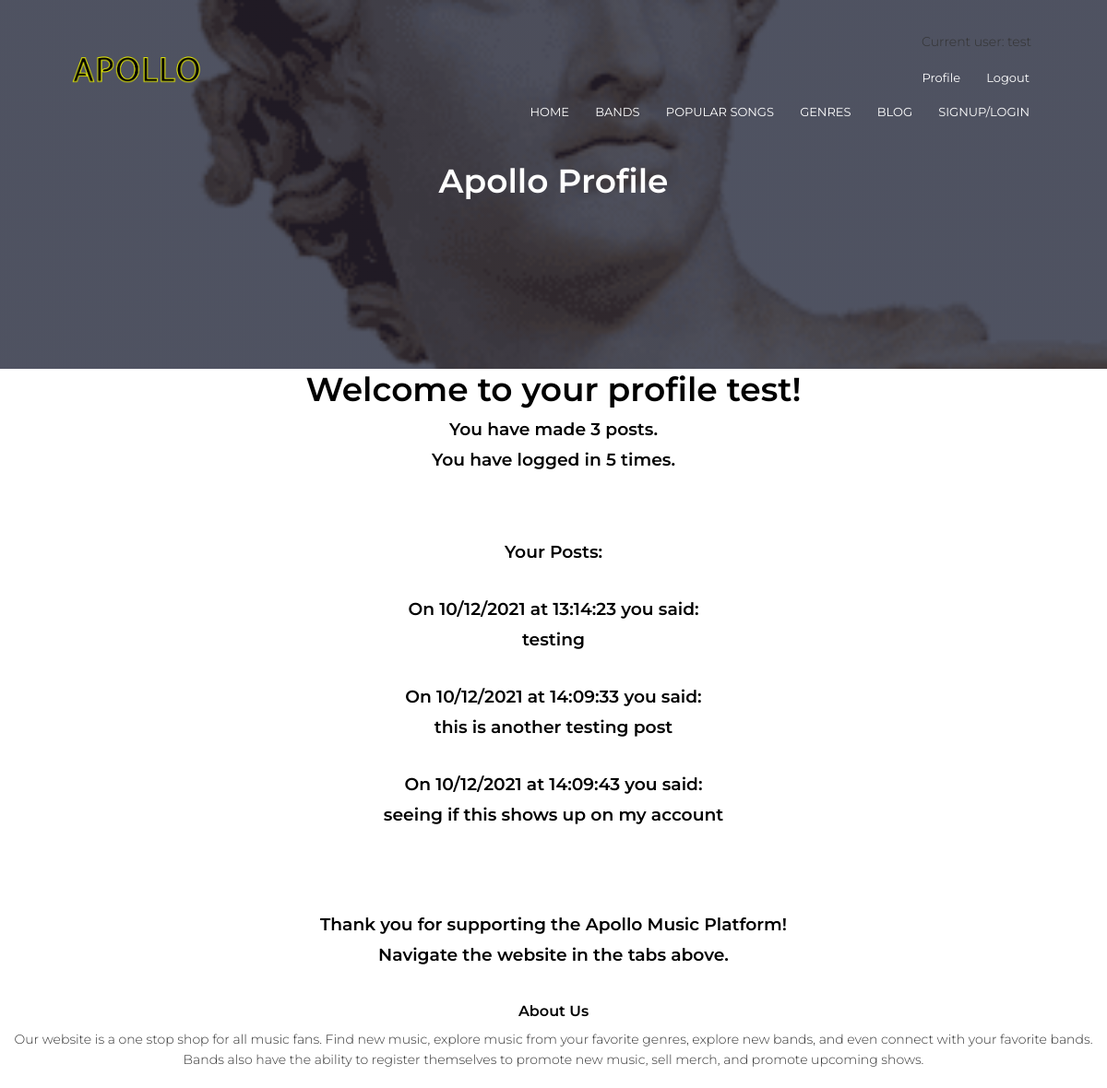
Before: /profile (signed in) with the older database file.
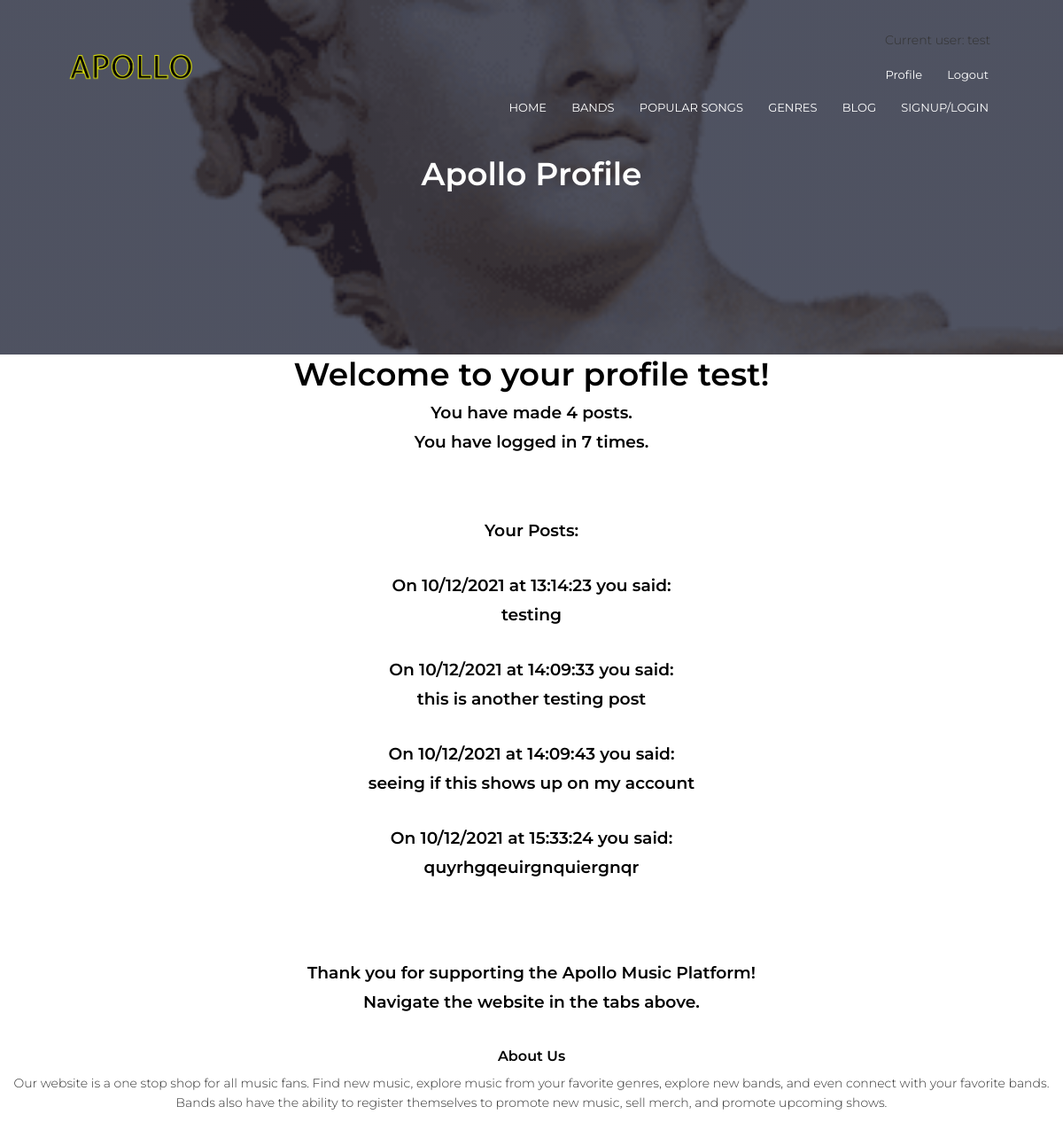
After: the same page with the newer database file.
### models.py (models this page shows)
class User(UserMixin, db.Model):
    __tablename__ = 'user'
    id = db.Column(db.Integer, primary_key=True)
    email = db.Column(db.String(100), unique=True)
    password = db.Column(db.String(100))
    name = db.Column(db.String(100))
    account_type = db.Column(db.String(100))
    num_logins = db.Column(db.Integer)
    num_posts = db.Column(db.Integer)

class Blog(db.Model):
    __tablename__ = 'blog'
    id = db.Column(db.Integer, primary_key=True)
    user_id = db.Column(db.Integer)
    date = db.Column(db.String(100))
    time = db.Column(db.String(100))
    post = db.Column(db.String(300))

### main.py (the view)
@main.route('/profile')
def reg_profile():
    return render_template('profile.html', blog=Blog)

### __init__.py (called while the page is built)
def create_app():
    app = Flask(__name__)
    app.config['SECRET_KEY'] = 'secret-key-goes-here'
    app.config['SQLALCHEMY_DATABASE_URI'] = 'sqlite:///db.sqlite'
    db.init_app(app)
    from .auth import auth as auth_blueprint
    app.register_blueprint(auth_blueprint)
    from .main import main as main_blueprint
    app.register_blueprint(main_blueprint)
    login_manager = LoginManager()
    login_manager.login_view = 'auth.login'
    login_manager.init_app(app)
    from .models import User
    @login_manager.user_loader
    def load_user(id):
        if User.query.get(int(id)):
            return User.query.get(int(id))
    with app.app_context():
        db.create_all()
        db.session.commit()
    return app

### templates/profile.html (shortened to what this page needs)
{% extends "header.html" %}
	{% block title %} Apollo Profile {% endblock %}
{% block content %}
<section>
	{% if current_user.is_authenticated %}
		<h1 class="title" style="text-align: center"> Welcome to your profile {{ current_user.name }}!</h1>
		<h3>You have made {{ current_user.num_posts }} posts.</h3>
		<h3>You have logged in {{ current_user.num_logins }} times.</h3>
		<br><br><br>
		{% if current_user.num_posts > 0 %}
			<h3>Your Posts:</h3>
			<br>
			{% for post in blog.query.filter_by(user_id=current_user.id) %}
				<h3>On {{ post.date }} at {{ post.time }} you said:</h3>
				<h3>{{ post.post }}</h3>
				<br>
			{% endfor %}
		{% endif%}
		<br><br><br>
		<h3>Thank you for supporting the Apollo Music Platform!</h3>
		<h3>Navigate the website in the tabs above.</h3>
	{% endif %}
</section>
{% endblock %}

### templates/header.html (shortened to what this page needs)
<!DOCTYPE html>
<html>
<head>
    <link rel="stylesheet" href="https://stackpath.bootstrapcdn.com/font-awesome/4.7.0/css/font-awesome.min.css">
    <section class="sub-header">
        <nav>
            <a href="{{ url_for('main.index') }}"><img src="{{ url_for('static', filename='images/logo.png') }}" width="100" heigth="40" ></a>
            <div class="nav-links" id="navLinks">
            {% if current_user.is_authenticated %}
                <p>Current user: {{current_user.name }}</p>
                <ul>
                    <li><a href="{{ url_for('main.reg_profile') }}">Profile</a></li>
                    <li><a href="{{ url_for('auth.logout') }}">Logout</a></li>
                </ul>
            {% endif %}
                <ul>
                    <li><a href="{{ url_for('main.index') }}">HOME</a></li>
                    <li><a href="{{ url_for('main.bands') }}">BANDS</a></li>
                    <li><a href="{{ url_for('main.popular') }}">POPULAR SONGS</a></li>
                    <li><a href="{{ url_for('main.genres') }}">GENRES</a></li>
                    <li><a href="{{ url_for('main.blog') }}">BLOG</a></li>
                    <li><a href="{{ url_for('main.singup_login_redir') }}">SIGNUP/LOGIN</a></li>
                </ul>
            </div>
        </nav>
        <h1>{% block title %} {% endblock %}</h1>
    </section>
</head>
<body>
    {% block content %} {% endblock %}
<section class="footer">
    <h4>About Us</h4>
    <p>Our website is a one stop shop for all music fans. Find new music, explore music from your favorite genres, explore new bands, and even connect with your favorite bands. Bands also have the ability to register themselves to promote new music, sell merch, and promote upcoming shows.</p>
</section>
</body>
</html>

Changed rows visible on the page:
changed User "test": num_posts "3" → "4"; num_logins "5" → "7"
added Blog: date "10/12/2021", time "15:33:24", post "quyrhgqeuirgnquiergnqr"
